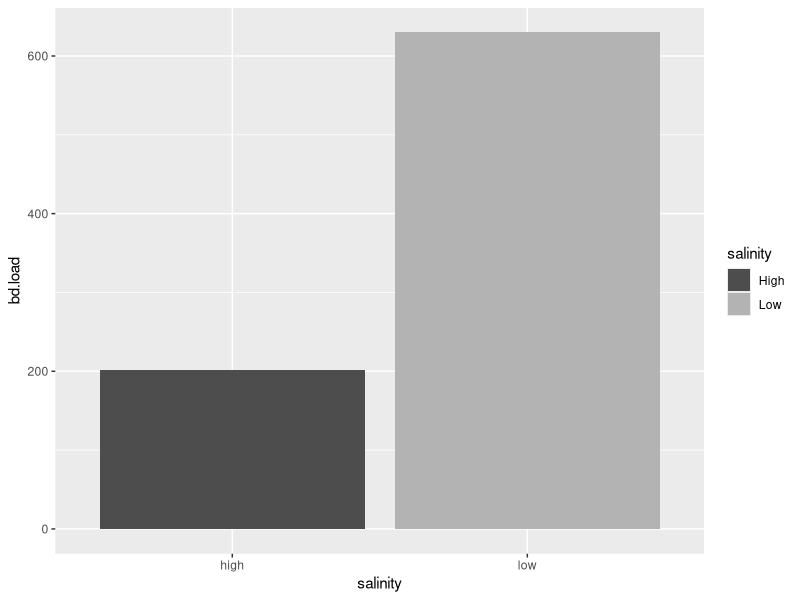

Here is the R script that generated this plot:
## ---- chunk 1
salinity <- c(rep('low',50),rep('high',50))
lowsal.load <- rnorm(n = 50, mean = 600, sd = 200)
highsal.load <- rnorm(n = 50, mean = 200, sd = 50)
bd.load <- append(lowsal.load,highsal.load)
df1 <- data.frame(salinity,bd.load)
## ---- chunk 2
t.test(bd.load ~ salinity)
library(ggplot2)
salinityPlot <- ggplot(data = df1, mapping = aes(x = salinity, y = bd.load, fill = salinity))
salinityPlot +
  geom_bar(stat = "summary", fun.y = "mean")+
  scale_fill_manual(values = c(high ='grey30', low = 'gray70'),
                    labels = c('High', 'Low'))
